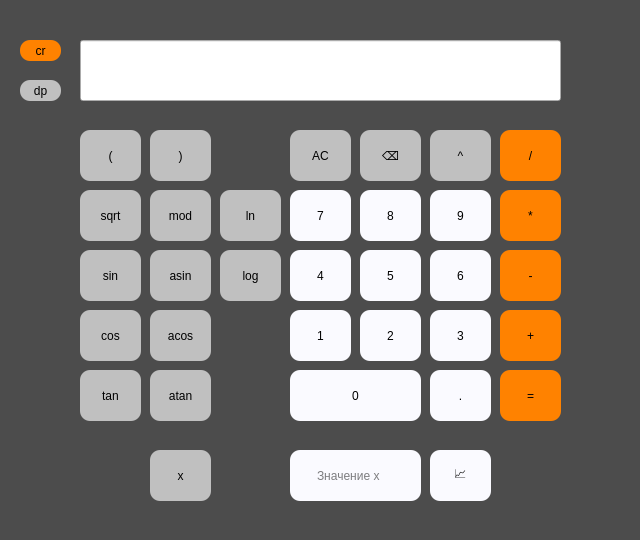
<?xml version="1.0" encoding="UTF-8"?>
<ui version="4.0">
 <class>MainWindow</class>
 <widget class="QMainWindow" name="MainWindow">
  <property name="geometry">
   <rect>
    <x>0</x>
    <y>0</y>
    <width>640</width>
    <height>540</height>
   </rect>
  </property>
  <property name="windowTitle">
   <string>MainWindow</string>
  </property>
  <property name="styleSheet">
   <string notr="true">QMainWindow { 
background-color: #4C4C4C;
 }</string>
  </property>
  <widget class="QWidget" name="centralwidget">
   <widget class="QPushButton" name="pushButton_ac">
    <property name="geometry">
     <rect>
      <x>290</x>
      <y>130</y>
      <width>61</width>
      <height>51</height>
     </rect>
    </property>
    <property name="styleSheet">
     <string notr="true">QPushButton {
                             background-color: #C0C0C0;
                             color: black;
                             border: none;
                             border-radius: 10px;
                             padding: 10px 20px;
                         }</string>
    </property>
    <property name="text">
     <string>AC</string>
    </property>
   </widget>
   <widget class="QPushButton" name="pushButton_del">
    <property name="geometry">
     <rect>
      <x>360</x>
      <y>130</y>
      <width>61</width>
      <height>51</height>
     </rect>
    </property>
    <property name="styleSheet">
     <string notr="true">QPushButton {
                             background-color: #C0C0C0;
                             color: black;
                             border: none;
                             border-radius: 10px;
                             padding: 10px 20px;
                         }</string>
    </property>
    <property name="text">
     <string>⌫</string>
    </property>
   </widget>
   <widget class="QPushButton" name="pushButton_deg">
    <property name="geometry">
     <rect>
      <x>430</x>
      <y>130</y>
      <width>61</width>
      <height>51</height>
     </rect>
    </property>
    <property name="styleSheet">
     <string notr="true">QPushButton {
                             background-color: #C0C0C0;
                             color: black;
                             border: none;
                             border-radius: 10px;
                             padding: 10px 20px;
                         }</string>
    </property>
    <property name="text">
     <string>^</string>
    </property>
   </widget>
   <widget class="QPushButton" name="pushButton_bl">
    <property name="geometry">
     <rect>
      <x>80</x>
      <y>130</y>
      <width>61</width>
      <height>51</height>
     </rect>
    </property>
    <property name="styleSheet">
     <string notr="true">QPushButton {
                             background-color: #C0C0C0;
                             color: black;
                             border: none;
                             border-radius: 10px;
                         }</string>
    </property>
    <property name="text">
     <string>(</string>
    </property>
   </widget>
   <widget class="QPushButton" name="pushButton_br">
    <property name="geometry">
     <rect>
      <x>150</x>
      <y>130</y>
      <width>61</width>
      <height>51</height>
     </rect>
    </property>
    <property name="styleSheet">
     <string notr="true">QPushButton {
                             background-color: #C0C0C0;
                             color: black;
                             border: none;
                             border-radius: 10px;
                         }</string>
    </property>
    <property name="text">
     <string>)</string>
    </property>
   </widget>
   <widget class="QPushButton" name="pushButton_sqrt">
    <property name="geometry">
     <rect>
      <x>80</x>
      <y>190</y>
      <width>61</width>
      <height>51</height>
     </rect>
    </property>
    <property name="styleSheet">
     <string notr="true">QPushButton {
                             background-color: #C0C0C0;
                             color: black;
                             border: none;
                             border-radius: 10px;
                         }</string>
    </property>
    <property name="text">
     <string>sqrt</string>
    </property>
   </widget>
   <widget class="QPushButton" name="pushButton_8">
    <property name="geometry">
     <rect>
      <x>360</x>
      <y>190</y>
      <width>61</width>
      <height>51</height>
     </rect>
    </property>
    <property name="styleSheet">
     <string notr="true">QPushButton {
                             background-color: #FAFAFF;
                             color: black;
                             border: none;
                             border-radius: 10px;
                             padding: 10px 20px;
                         }</string>
    </property>
    <property name="text">
     <string>8</string>
    </property>
   </widget>
   <widget class="QPushButton" name="pushButton_mod">
    <property name="geometry">
     <rect>
      <x>150</x>
      <y>190</y>
      <width>61</width>
      <height>51</height>
     </rect>
    </property>
    <property name="styleSheet">
     <string notr="true">QPushButton {
                             background-color: #C0C0C0;
                             color: black;
                             border: none;
                             border-radius: 10px;
                         }</string>
    </property>
    <property name="text">
     <string>mod</string>
    </property>
   </widget>
   <widget class="QPushButton" name="pushButton_9">
    <property name="geometry">
     <rect>
      <x>430</x>
      <y>190</y>
      <width>61</width>
      <height>51</height>
     </rect>
    </property>
    <property name="styleSheet">
     <string notr="true">QPushButton {
                             background-color: #FAFAFF;
                             color: black;
                             border: none;
                             border-radius: 10px;
                             padding: 10px 20px;
                         }</string>
    </property>
    <property name="text">
     <string>9</string>
    </property>
   </widget>
   <widget class="QPushButton" name="pushButton_di">
    <property name="geometry">
     <rect>
      <x>500</x>
      <y>130</y>
      <width>61</width>
      <height>51</height>
     </rect>
    </property>
    <property name="styleSheet">
     <string notr="true">QPushButton {
                             background-color: #FF8200;
                             color: black;
                             border: none;
                             border-radius: 10px;
                             padding: 10px 20px;
                         }</string>
    </property>
    <property name="text">
     <string>/</string>
    </property>
   </widget>
   <widget class="QPushButton" name="pushButton_7">
    <property name="geometry">
     <rect>
      <x>290</x>
      <y>190</y>
      <width>61</width>
      <height>51</height>
     </rect>
    </property>
    <property name="styleSheet">
     <string notr="true">QPushButton {
                             background-color: #FAFAFF;
                             color: black;
                             border: none;
                             border-radius: 10px;
                             padding: 10px 20px;
                         }</string>
    </property>
    <property name="text">
     <string>7</string>
    </property>
   </widget>
   <widget class="QPushButton" name="pushButton_mu">
    <property name="geometry">
     <rect>
      <x>500</x>
      <y>190</y>
      <width>61</width>
      <height>51</height>
     </rect>
    </property>
    <property name="styleSheet">
     <string notr="true">QPushButton {
                             background-color: #FF8200;
                             color: black;
                             border: none;
                             border-radius: 10px;
                             padding: 10px 20px;
                         }</string>
    </property>
    <property name="text">
     <string>*</string>
    </property>
   </widget>
   <widget class="QPushButton" name="pushButton_arcsin">
    <property name="geometry">
     <rect>
      <x>150</x>
      <y>250</y>
      <width>61</width>
      <height>51</height>
     </rect>
    </property>
    <property name="styleSheet">
     <string notr="true">QPushButton {
                             background-color: #C0C0C0;
                             color: black;
                             border: none;
                             border-radius: 10px;
                         }</string>
    </property>
    <property name="text">
     <string>asin</string>
    </property>
   </widget>
   <widget class="QPushButton" name="pushButton_4">
    <property name="geometry">
     <rect>
      <x>290</x>
      <y>250</y>
      <width>61</width>
      <height>51</height>
     </rect>
    </property>
    <property name="styleSheet">
     <string notr="true">QPushButton {
                             background-color: #FAFAFF;
                             color: black;
                             border: none;
                             border-radius: 10px;
                             padding: 10px 20px;
                         }</string>
    </property>
    <property name="text">
     <string>4</string>
    </property>
   </widget>
   <widget class="QPushButton" name="pushButton_sin">
    <property name="geometry">
     <rect>
      <x>80</x>
      <y>250</y>
      <width>61</width>
      <height>51</height>
     </rect>
    </property>
    <property name="styleSheet">
     <string notr="true">QPushButton {
                             background-color: #C0C0C0;
                             color: black;
                             border: none;
                             border-radius: 10px;
                         }</string>
    </property>
    <property name="text">
     <string>sin</string>
    </property>
   </widget>
   <widget class="QPushButton" name="pushButton_6">
    <property name="geometry">
     <rect>
      <x>430</x>
      <y>250</y>
      <width>61</width>
      <height>51</height>
     </rect>
    </property>
    <property name="styleSheet">
     <string notr="true">QPushButton {
                             background-color: #FAFAFF;
                             color: black;
                             border: none;
                             border-radius: 10px;
                             padding: 10px 20px;
                         }</string>
    </property>
    <property name="text">
     <string>6</string>
    </property>
   </widget>
   <widget class="QPushButton" name="pushButton_5">
    <property name="geometry">
     <rect>
      <x>360</x>
      <y>250</y>
      <width>61</width>
      <height>51</height>
     </rect>
    </property>
    <property name="styleSheet">
     <string notr="true">QPushButton {
                             background-color: #FAFAFF;
                             color: black;
                             border: none;
                             border-radius: 10px;
                             padding: 10px 20px;
                         }</string>
    </property>
    <property name="text">
     <string>5</string>
    </property>
   </widget>
   <widget class="QPushButton" name="pushButton_cos">
    <property name="geometry">
     <rect>
      <x>80</x>
      <y>310</y>
      <width>61</width>
      <height>51</height>
     </rect>
    </property>
    <property name="styleSheet">
     <string notr="true">QPushButton {
                             background-color: #C0C0C0;
                             color: black;
                             border: none;
                             border-radius: 10px;
                         }</string>
    </property>
    <property name="text">
     <string>cos</string>
    </property>
   </widget>
   <widget class="QPushButton" name="pushButton_2">
    <property name="geometry">
     <rect>
      <x>360</x>
      <y>310</y>
      <width>61</width>
      <height>51</height>
     </rect>
    </property>
    <property name="styleSheet">
     <string notr="true">QPushButton {
                             background-color: #FAFAFF;
                             color: black;
                             border: none;
                             border-radius: 10px;
                             padding: 10px 20px;
                         }</string>
    </property>
    <property name="text">
     <string>2</string>
    </property>
   </widget>
   <widget class="QPushButton" name="pushButton_1">
    <property name="geometry">
     <rect>
      <x>290</x>
      <y>310</y>
      <width>61</width>
      <height>51</height>
     </rect>
    </property>
    <property name="styleSheet">
     <string notr="true">QPushButton {
                             background-color: #FAFAFF;
                             color: black;
                             border: none;
                             border-radius: 10px;
                             padding: 10px 20px;
                         }</string>
    </property>
    <property name="text">
     <string>1</string>
    </property>
   </widget>
   <widget class="QPushButton" name="pushButton_mi">
    <property name="geometry">
     <rect>
      <x>500</x>
      <y>250</y>
      <width>61</width>
      <height>51</height>
     </rect>
    </property>
    <property name="styleSheet">
     <string notr="true">QPushButton {
                             background-color: #FF8200;
                             color: black;
                             border: none;
                             border-radius: 10px;
                             padding: 10px 20px;
                         }</string>
    </property>
    <property name="text">
     <string>-</string>
    </property>
   </widget>
   <widget class="QPushButton" name="pushButton_arccos">
    <property name="geometry">
     <rect>
      <x>150</x>
      <y>310</y>
      <width>61</width>
      <height>51</height>
     </rect>
    </property>
    <property name="styleSheet">
     <string notr="true">QPushButton {
                             background-color: #C0C0C0;
                             color: black;
                             border: none;
                             border-radius: 10px;
                         }</string>
    </property>
    <property name="text">
     <string>acos</string>
    </property>
   </widget>
   <widget class="QPushButton" name="pushButton_3">
    <property name="geometry">
     <rect>
      <x>430</x>
      <y>310</y>
      <width>61</width>
      <height>51</height>
     </rect>
    </property>
    <property name="styleSheet">
     <string notr="true">QPushButton {
                             background-color: #FAFAFF;
                             color: black;
                             border: none;
                             border-radius: 10px;
                             padding: 10px 20px;
                         }</string>
    </property>
    <property name="text">
     <string>3</string>
    </property>
   </widget>
   <widget class="QPushButton" name="pushButton_pl">
    <property name="geometry">
     <rect>
      <x>500</x>
      <y>310</y>
      <width>61</width>
      <height>51</height>
     </rect>
    </property>
    <property name="styleSheet">
     <string notr="true">QPushButton {
                             background-color: #FF8200;
                             color: black;
                             border: none;
                             border-radius: 10px;
                             padding: 10px 20px;
                         }</string>
    </property>
    <property name="text">
     <string>+</string>
    </property>
   </widget>
   <widget class="QPushButton" name="pushButton_arctan">
    <property name="geometry">
     <rect>
      <x>150</x>
      <y>370</y>
      <width>61</width>
      <height>51</height>
     </rect>
    </property>
    <property name="styleSheet">
     <string notr="true">QPushButton {
                             background-color: #C0C0C0;
                             color: black;
                             border: none;
                             border-radius: 10px;
                         }</string>
    </property>
    <property name="text">
     <string>atan</string>
    </property>
   </widget>
   <widget class="QPushButton" name="pushButton_tan">
    <property name="geometry">
     <rect>
      <x>80</x>
      <y>370</y>
      <width>61</width>
      <height>51</height>
     </rect>
    </property>
    <property name="styleSheet">
     <string notr="true">QPushButton {
                             background-color: #C0C0C0;
                             color: black;
                             border: none;
                             border-radius: 10px;
                         }</string>
    </property>
    <property name="text">
     <string>tan</string>
    </property>
   </widget>
   <widget class="QPushButton" name="pushButton_In">
    <property name="geometry">
     <rect>
      <x>220</x>
      <y>190</y>
      <width>61</width>
      <height>51</height>
     </rect>
    </property>
    <property name="styleSheet">
     <string notr="true">QPushButton {
                             background-color: #C0C0C0;
                             color: black;
                             border: none;
                             border-radius: 10px;
                         }</string>
    </property>
    <property name="text">
     <string>ln</string>
    </property>
   </widget>
   <widget class="QPushButton" name="pushButton_eq">
    <property name="geometry">
     <rect>
      <x>500</x>
      <y>370</y>
      <width>61</width>
      <height>51</height>
     </rect>
    </property>
    <property name="styleSheet">
     <string notr="true">QPushButton {
                             background-color: #FF8200;
                             color: black;
                             border: none;
                             border-radius: 10px;
                             padding: 10px 20px;
                         }</string>
    </property>
    <property name="text">
     <string>=</string>
    </property>
   </widget>
   <widget class="QPushButton" name="pushButton_0">
    <property name="geometry">
     <rect>
      <x>290</x>
      <y>370</y>
      <width>131</width>
      <height>51</height>
     </rect>
    </property>
    <property name="styleSheet">
     <string notr="true">QPushButton {
                             background-color: #FAFAFF;
                             color: black;
                             border: none;
                             border-radius: 10px;
                             padding: 10px 20px;
                         }</string>
    </property>
    <property name="text">
     <string>0</string>
    </property>
   </widget>
   <widget class="QPushButton" name="pushButton_log">
    <property name="geometry">
     <rect>
      <x>220</x>
      <y>250</y>
      <width>61</width>
      <height>51</height>
     </rect>
    </property>
    <property name="styleSheet">
     <string notr="true">QPushButton {
                             background-color: #C0C0C0;
                             color: black;
                             border: none;
                             border-radius: 10px;
                         }</string>
    </property>
    <property name="text">
     <string>log</string>
    </property>
   </widget>
   <widget class="QPushButton" name="pushButton_dot">
    <property name="geometry">
     <rect>
      <x>430</x>
      <y>370</y>
      <width>61</width>
      <height>51</height>
     </rect>
    </property>
    <property name="styleSheet">
     <string notr="true">QPushButton {
                             background-color: #FAFAFF;
                             color: black;
                             border: none;
                             border-radius: 10px;
                             padding: 10px 20px;
                         }</string>
    </property>
    <property name="text">
     <string>.</string>
    </property>
   </widget>
   <widget class="QPushButton" name="pushButton_x">
    <property name="geometry">
     <rect>
      <x>150</x>
      <y>450</y>
      <width>61</width>
      <height>51</height>
     </rect>
    </property>
    <property name="styleSheet">
     <string notr="true">QPushButton {
                             background-color: #C0C0C0;
                             color: black;
                             border: none;
                             border-radius: 10px;
                             padding: 10px 20px;
                         }</string>
    </property>
    <property name="text">
     <string>x</string>
    </property>
   </widget>
   <widget class="QLineEdit" name="result">
    <property name="geometry">
     <rect>
      <x>80</x>
      <y>40</y>
      <width>481</width>
      <height>61</height>
     </rect>
    </property>
    <property name="styleSheet">
     <string notr="true">QLineEdit {
background-color: #FAFAFF;
  qproperty-alignment: 'AlignVCenter | AlignRight';
   color: black;
   border: 1px solid gray;
   border-radius: 10px;
   padding: 10px 20px;
}

background-color : white;</string>
    </property>
    <property name="readOnly">
     <bool>true</bool>
    </property>
   </widget>
   <widget class="QLineEdit" name="value_of_x">
    <property name="geometry">
     <rect>
      <x>290</x>
      <y>450</y>
      <width>131</width>
      <height>51</height>
     </rect>
    </property>
    <property name="tabletTracking">
     <bool>false</bool>
    </property>
    <property name="styleSheet">
     <string notr="true">QLineEdit {
   background-color: #FAFAFF;
   color: black;
   border: none;
   border-radius: 10px;
   padding: 0px 25px;
}

QLineEdit:!placeholder {
    color: black; /* Цвет введенного текста */
    font-style: normal; /* Убрать курсив для введенного текста */
}</string>
    </property>
    <property name="text">
     <string/>
    </property>
    <property name="placeholderText">
     <string>Значение x</string>
    </property>
   </widget>
   <widget class="QPushButton" name="pushButton_credit">
    <property name="geometry">
     <rect>
      <x>20</x>
      <y>40</y>
      <width>41</width>
      <height>21</height>
     </rect>
    </property>
    <property name="styleSheet">
     <string notr="true">QPushButton {
                             background-color: #FF8200;
                             color: black;
                             border: none;
                             border-radius: 10px;

                         }</string>
    </property>
    <property name="text">
     <string>cr</string>
    </property>
   </widget>
   <widget class="QPushButton" name="pushButton_deposit">
    <property name="geometry">
     <rect>
      <x>20</x>
      <y>80</y>
      <width>41</width>
      <height>21</height>
     </rect>
    </property>
    <property name="styleSheet">
     <string notr="true">QPushButton {
                              background-color: #C0C0C0;
                             color: black;
                             border: none;
                             border-radius: 10px;

                         }</string>
    </property>
    <property name="text">
     <string>dp</string>
    </property>
   </widget>
   <widget class="QPushButton" name="pushButton_graph">
    <property name="geometry">
     <rect>
      <x>430</x>
      <y>450</y>
      <width>61</width>
      <height>51</height>
     </rect>
    </property>
    <property name="styleSheet">
     <string notr="true">QPushButton {
                             background-color: #FAFAFF;
                             color: black;
                             border: none;
                             border-radius: 10px;
                             padding: 10px 20px;
                         }</string>
    </property>
    <property name="text">
     <string>📈</string>
    </property>
   </widget>
  </widget>
 </widget>
 <resources/>
 <connections/>
</ui>
